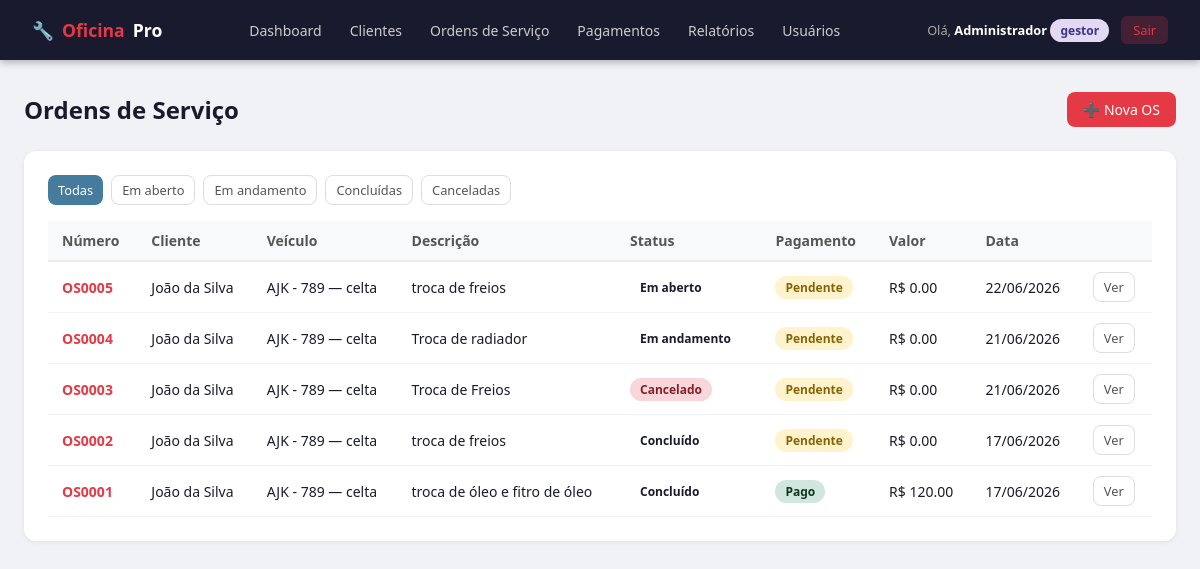
The app's page /ordens (signed in) with its own data.
### app.py (models this page shows)
class OrdemServico(db.Model):
    id = db.Column(db.Integer, primary_key=True)
    numero = db.Column(db.String(10), unique=True, nullable=False)
    descricao = db.Column(db.Text, nullable=False)
    status = db.Column(db.String(20), default='Em aberto')
    valor_total = db.Column(db.Float, default=0.0)
    forma_pagamento = db.Column(db.String(20))
    status_pagamento = db.Column(db.String(20), default='Pendente')
    data_abertura = db.Column(db.DateTime, default=agora)
    data_conclusao = db.Column(db.DateTime)
    data_pagamento = db.Column(db.DateTime)
    motivo_cancelamento = db.Column(db.Text)
    veiculo_id = db.Column(db.Integer, db.ForeignKey('veiculo.id'), nullable=False)
    itens = db.relationship('ItemOS', backref='ordem', lazy=True, cascade='all, delete-orphan')

class Cliente(db.Model):
    id = db.Column(db.Integer, primary_key=True)
    nome = db.Column(db.String(100), nullable=False)
    cpf = db.Column(db.String(14), unique=True, nullable=False)
    telefone = db.Column(db.String(20))
    email = db.Column(db.String(100))
    criado_em = db.Column(db.DateTime, default=agora)
    veiculos = db.relationship('Veiculo', backref='cliente', lazy=True)

class Veiculo(db.Model):
    id = db.Column(db.Integer, primary_key=True)
    placa = db.Column(db.String(10), unique=True, nullable=False)
    marca = db.Column(db.String(50), nullable=False)
    modelo = db.Column(db.String(50), nullable=False)
    ano = db.Column(db.Integer, nullable=False)
    cor = db.Column(db.String(30))
    cliente_id = db.Column(db.Integer, db.ForeignKey('cliente.id'), nullable=False)
    ordens = db.relationship('OrdemServico', backref='veiculo', lazy=True)

### app.py (the view)
@app.route('/ordens')
@login_required
def ordens():
    status = request.args.get('status', '')
    if status:
        lista = OrdemServico.query.filter_by(status=status).order_by(OrdemServico.data_abertura.desc()).all()
    else:
        lista = OrdemServico.query.order_by(OrdemServico.data_abertura.desc()).all()
    return render_template('ordens.html', ordens=lista, status_filtro=status)

### app.py (called while the page is built)
def login_required(f):
    from functools import wraps
    @wraps(f)
    def decorated(*args, **kwargs):
        if 'usuario_id' not in session:
            return redirect(url_for('login'))
        return f(*args, **kwargs)
    return decorated

### templates/ordens.html (shortened to what this page needs)
{% extends 'base.html' %}
{% block content %}
<div class="page-header">
  <h1 class="page-title">Ordens de Serviço</h1>
  <a href="{{ url_for('nova_ordem') }}" class="btn btn-primary">➕ Nova OS</a>
</div>
<div class="card">
  <div style="display:flex;gap:.5rem;margin-bottom:1rem;flex-wrap:wrap;">
    <a href="{{ url_for('ordens') }}" class="btn btn-sm {{ 'btn-secondary' if not status_filtro else 'btn-outline' }}">Todas</a>
    <a href="{{ url_for('ordens', status='Em aberto') }}" class="btn btn-sm {{ 'btn-secondary' if status_filtro == 'Em aberto' else 'btn-outline' }}">Em aberto</a>
    <a href="{{ url_for('ordens', status='Em andamento') }}" class="btn btn-sm {{ 'btn-secondary' if status_filtro == 'Em andamento' else 'btn-outline' }}">Em andamento</a>
    <a href="{{ url_for('ordens', status='Concluído') }}" class="btn btn-sm {{ 'btn-secondary' if status_filtro == 'Concluído' else 'btn-outline' }}">Concluídas</a>
    <a href="{{ url_for('ordens', status='Cancelado') }}" class="btn btn-sm {{ 'btn-secondary' if status_filtro == 'Cancelado' else 'btn-outline' }}">Canceladas</a>
  </div>
  {% if ordens %}
  <div class="table-wrap">
    <table>
      <thead>
        <tr><th>Número</th><th>Cliente</th><th>Veículo</th><th>Descrição</th><th>Status</th><th>Pagamento</th><th>Valor</th><th>Data</th><th></th></tr>
      </thead>
      <tbody>
        {% for os in ordens %}
        <tr>
          <td><strong style="color:#e63946;">{{ os.numero }}</strong></td>
          <td>{{ os.veiculo.cliente.nome }}</td>
          <td>{{ os.veiculo.placa }} — {{ os.veiculo.modelo }}</td>
          <td>{{ os.descricao[:40] }}{% if os.descricao|length > 40 %}...{% endif %}</td>
          <td><span class="badge badge-{{ os.status|lower|replace(' ','') }}">{{ os.status }}</span></td>
          <td><span class="badge badge-{{ os.status_pagamento|lower }}">{{ os.status_pagamento }}</span></td>
          <td>R$ {{ "%.2f"|format(os.valor_total) }}</td>
          <td>{{ os.data_abertura.strftime('%d/%m/%Y') }}</td>
          <td><a href="{{ url_for('ver_ordem', id=os.id) }}" class="btn btn-outline btn-sm">Ver</a></td>
        </tr>
        {% endfor %}
      </tbody>
    </table>
  </div>
  {% else %}
  <div class="empty-state">
    <div class="icon">📋</div>
    <p>Nenhuma ordem de serviço encontrada.</p>
  </div>
  {% endif %}
</div>
{% endblock %}

### templates/base.html (shortened to what this page needs)
<!DOCTYPE html>
<html lang="pt-BR">
<head>
</head>
<body>
{% if session.usuario_id %}
<nav class="navbar">
  <a class="navbar-brand" href="{{ url_for('dashboard') }}">🔧 <span>Oficina</span> Pro</a>
  <div class="navbar-nav">
    <a href="{{ url_for('dashboard') }}">Dashboard</a>
    <a href="{{ url_for('clientes') }}">Clientes</a>
    <a href="{{ url_for('ordens') }}">Ordens de Serviço</a>
    <a href="{{ url_for('pagamentos_pendentes') }}">Pagamentos</a>
    {% if session.perfil == 'gestor' %}
    <a href="{{ url_for('relatorios') }}">Relatórios</a>
    <a href="{{ url_for('usuarios') }}">Usuários</a>
    {% endif %}
  </div>
  <div class="navbar-user">
    <span>Olá, <strong>{{ session.nome }}</strong>
    <span class="badge badge-{{ session.perfil }}">{{ session.perfil }}</span></span>
    <a href="{{ url_for('logout') }}" class="btn-logout">Sair</a>
  </div>
</nav>
{% endif %}
<div class="container">
  {% block content %}{% endblock %}
</div>
</body>
</html>

### templates/base.html (style rules this page uses)
* { box-sizing: border-box; margin: 0; padding: 0; }
body { font-family: 'Segoe UI', sans-serif; background: #f0f2f5; color: #1a1a2e; min-height: 100vh; }
.navbar { background: #1a1a2e; color: #fff; display: flex; align-items: center; justify-content: space-between; padding: 0 2rem; height: 60px; position: sticky; top: 0; z-index: 100; box-shadow: 0 2px 8px rgba(0,0,0,.3); }
.navbar-brand { font-size: 1.1rem; font-weight: 700; color: #fff; text-decoration: none; display: flex; align-items: center; gap: 8px; }
.navbar-brand span { color: #e63946; }
.navbar-nav { display: flex; gap: 4px; }
.navbar-nav a { color: #ccc; text-decoration: none; padding: 6px 12px; border-radius: 6px; font-size: .875rem; transition: background .2s; }
.navbar-user { font-size: .8rem; color: #aaa; display: flex; align-items: center; gap: 12px; }
.navbar-user strong { color: #fff; }
.btn-logout { background: rgba(230,57,70,.2); color: #e63946; border: none; padding: 5px 12px; border-radius: 6px; cursor: pointer; font-size: .8rem; text-decoration: none; }
.container { max-width: 1200px; margin: 0 auto; padding: 2rem 1.5rem; }
.page-header { display: flex; align-items: center; justify-content: space-between; margin-bottom: 1.5rem; }
.page-title { font-size: 1.5rem; font-weight: 700; color: #1a1a2e; }
.card { background: #fff; border-radius: 12px; box-shadow: 0 1px 4px rgba(0,0,0,.08); padding: 1.5rem; margin-bottom: 1rem; }
.table-wrap { overflow-x: auto; }
table { width: 100%; border-collapse: collapse; font-size: .875rem; }
th { background: #f8f9fa; text-align: left; padding: 10px 14px; font-weight: 600; color: #555; border-bottom: 2px solid #e9ecef; }
td { padding: 10px 14px; border-bottom: 1px solid #f0f2f5; vertical-align: middle; }
.btn { display: inline-flex; align-items: center; gap: 6px; padding: 8px 16px; border-radius: 8px; border: none; cursor: pointer; font-size: .875rem; font-weight: 500; text-decoration: none; transition: all .2s; }
.btn-primary { background: #e63946; color: #fff; }
.btn-secondary { background: #457b9d; color: #fff; }
.btn-outline { background: transparent; border: 1.5px solid #ddd; color: #555; }
.btn-sm { padding: 5px 10px; font-size: .8rem; }
.badge { display: inline-block; padding: 3px 10px; border-radius: 99px; font-size: .75rem; font-weight: 600; }
.badge-cancelado { background: #f8d7da; color: #842029; }
.badge-pago { background: #d1e7dd; color: #0a3622; }
.badge-pendente { background: #fff3cd; color: #856404; }
.badge-gestor { background: #e2d9f3; color: #3c3489; }

### records on screen
OrdemServico: numero "OS0005", veiculo.cliente.nome "João da Silva", veiculo.placa "AJK - 789", veiculo.modelo "celta", descricao "troca de freios", status "Em aberto", status_pagamento "Pendente", valor_total "0.00", data_abertura "22/06/2026"
OrdemServico: numero "OS0004", veiculo.cliente.nome "João da Silva", veiculo.placa "AJK - 789", veiculo.modelo "celta", descricao "Troca de radiador", status "Em andamento", status_pagamento "Pendente", valor_total "0.00", data_abertura "21/06/2026"
OrdemServico: numero "OS0003", veiculo.cliente.nome "João da Silva", veiculo.placa "AJK - 789", veiculo.modelo "celta", descricao "Troca de Freios", status "Cancelado", status_pagamento "Pendente", valor_total "0.00", data_abertura "21/06/2026"
OrdemServico: numero "OS0002", veiculo.cliente.nome "João da Silva", veiculo.placa "AJK - 789", veiculo.modelo "celta", descricao "troca de freios", status "Concluído", status_pagamento "Pendente", valor_total "0.00", data_abertura "17/06/2026"
OrdemServico: numero "OS0001", veiculo.cliente.nome "João da Silva", veiculo.placa "AJK - 789", veiculo.modelo "celta", descricao "troca de óleo e fitro de óleo", status "Concluído", status_pagamento "Pago", valor_total "120.00", data_abertura "17/06/2026"

### other values on screen
{{ session.nome }} "Administrador"
{{ session.perfil }} "gestor"
